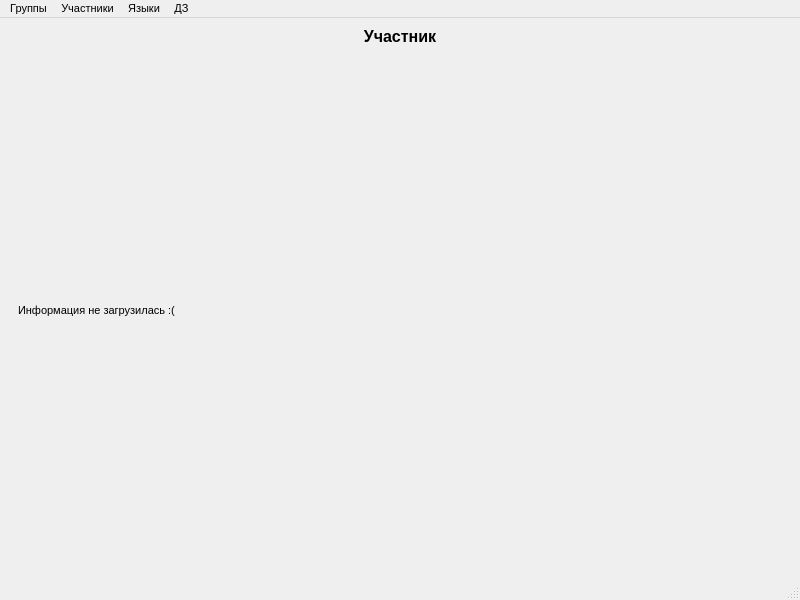
<?xml version="1.0" encoding="UTF-8"?>
<ui version="4.0">
 <class>MainWindow</class>
 <widget class="QMainWindow" name="MainWindow">
  <property name="geometry">
   <rect>
    <x>0</x>
    <y>0</y>
    <width>800</width>
    <height>600</height>
   </rect>
  </property>
  <property name="font">
   <font>
    <pointsize>8</pointsize>
   </font>
  </property>
  <property name="windowTitle">
   <string>Парсер сайтов по ОИ</string>
  </property>
  <widget class="QWidget" name="centralwidget">
   <layout class="QHBoxLayout" name="horizontalLayout">
    <item>
     <layout class="QVBoxLayout" name="verticalLayout_2">
      <item>
       <widget class="QLabel" name="title">
        <property name="font">
         <font>
          <pointsize>12</pointsize>
          <weight>75</weight>
          <bold>true</bold>
         </font>
        </property>
        <property name="text">
         <string>Участник</string>
        </property>
        <property name="alignment">
         <set>Qt::AlignCenter</set>
        </property>
       </widget>
      </item>
      <item>
       <widget class="QScrollArea" name="scrollArea">
        <property name="sizePolicy">
         <sizepolicy hsizetype="Minimum" vsizetype="Expanding">
          <horstretch>0</horstretch>
          <verstretch>0</verstretch>
         </sizepolicy>
        </property>
        <property name="cursor" stdset="0">
         <cursorShape>CrossCursor</cursorShape>
        </property>
        <property name="autoFillBackground">
         <bool>false</bool>
        </property>
        <property name="frameShape">
         <enum>QFrame::NoFrame</enum>
        </property>
        <property name="horizontalScrollBarPolicy">
         <enum>Qt::ScrollBarAlwaysOff</enum>
        </property>
        <property name="widgetResizable">
         <bool>true</bool>
        </property>
        <widget class="QWidget" name="scrollAreaWidgetContents">
         <property name="geometry">
          <rect>
           <x>0</x>
           <y>0</y>
           <width>780</width>
           <height>514</height>
          </rect>
         </property>
         <layout class="QVBoxLayout" name="verticalLayout">
          <item>
           <widget class="QLabel" name="content">
            <property name="sizePolicy">
             <sizepolicy hsizetype="Ignored" vsizetype="Preferred">
              <horstretch>0</horstretch>
              <verstretch>0</verstretch>
             </sizepolicy>
            </property>
            <property name="cursor">
             <cursorShape>UpArrowCursor</cursorShape>
            </property>
            <property name="mouseTracking">
             <bool>false</bool>
            </property>
            <property name="text">
             <string>Информация не загрузилась :(</string>
            </property>
            <property name="wordWrap">
             <bool>true</bool>
            </property>
           </widget>
          </item>
         </layout>
        </widget>
       </widget>
      </item>
     </layout>
    </item>
   </layout>
  </widget>
  <widget class="QMenuBar" name="menubar">
   <property name="geometry">
    <rect>
     <x>0</x>
     <y>0</y>
     <width>800</width>
     <height>21</height>
    </rect>
   </property>
   <widget class="QMenu" name="menu_1">
    <property name="title">
     <string>Группы</string>
    </property>
   </widget>
   <widget class="QMenu" name="menu_2">
    <property name="title">
     <string>Участники</string>
    </property>
   </widget>
   <widget class="QMenu" name="menu_3">
    <property name="title">
     <string>Языки</string>
    </property>
   </widget>
   <widget class="QMenu" name="menu_4">
    <property name="title">
     <string>ДЗ</string>
    </property>
   </widget>
   <addaction name="menu_1"/>
   <addaction name="menu_2"/>
   <addaction name="menu_3"/>
   <addaction name="menu_4"/>
  </widget>
  <widget class="QStatusBar" name="statusbar"/>
  <action name="actionAdd">
   <property name="text">
    <string>add</string>
   </property>
  </action>
  <action name="action">
   <property name="text">
    <string>Настройки</string>
   </property>
  </action>
  <action name="action_3">
   <property name="text">
    <string>Настройки</string>
   </property>
  </action>
 </widget>
 <resources/>
 <connections/>
</ui>
